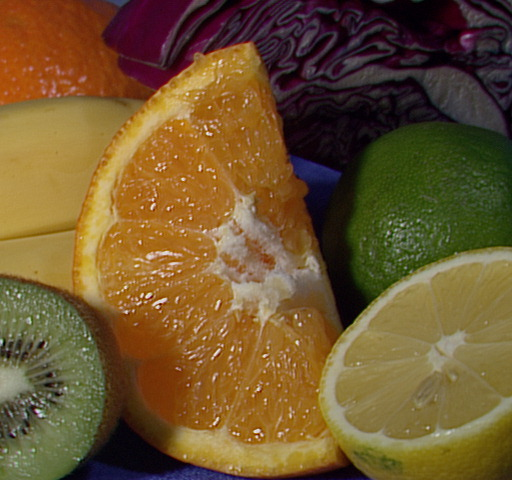
#> input picture pyonly/fruits.jpg, 512 x 480 px
$ python cropping.py
#> lines starting #> are read from the running program, lines starting #| are printed output that depends on the picture
from tracemalloc import start
import cv2

img = cv2.imread('fruits.jpg')
#> img is the input picture: shape (480, 512, 3); mean B, G, R 46.2, 85.6, 110.8

height = img.shape[0]
#> height = 480
width = img.shape[1]
#> width = 512
start_row = int(height*0.25)
#> start_row = 120
start_col = int(width*0.25)
#> start_col = 128
end_row = int(height*0.75)
#> end_row = 360
end_col = int(width*0.75)
#> end_col = 384

cropped = img[start_row:end_row, start_col:end_col]
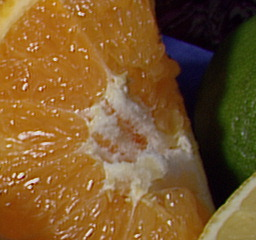
#> cropped: shape (240, 256, 3); mean B, G, R 44, 89.3, 123.6

cv2.imshow('cropped image', cropped)
cv2.imshow('original image', img)

cv2.waitKey(0)
cv2. destroyAllWindows()
